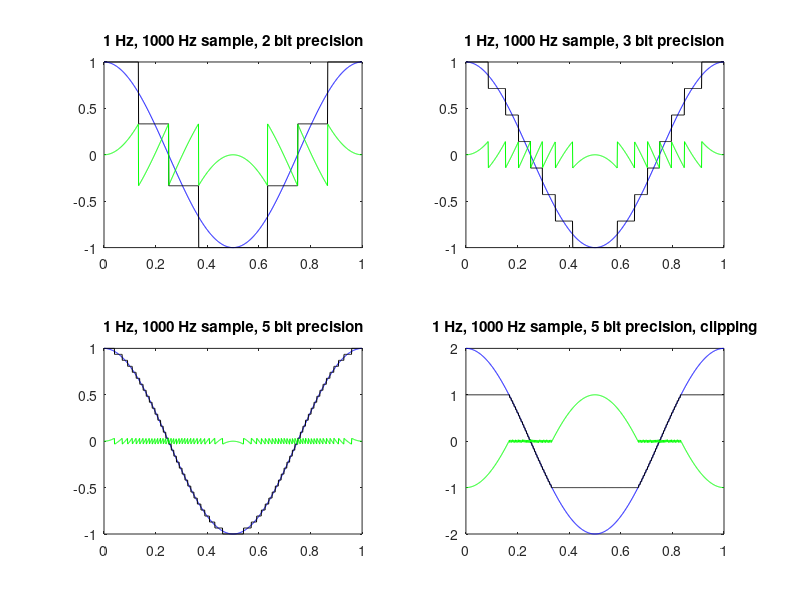
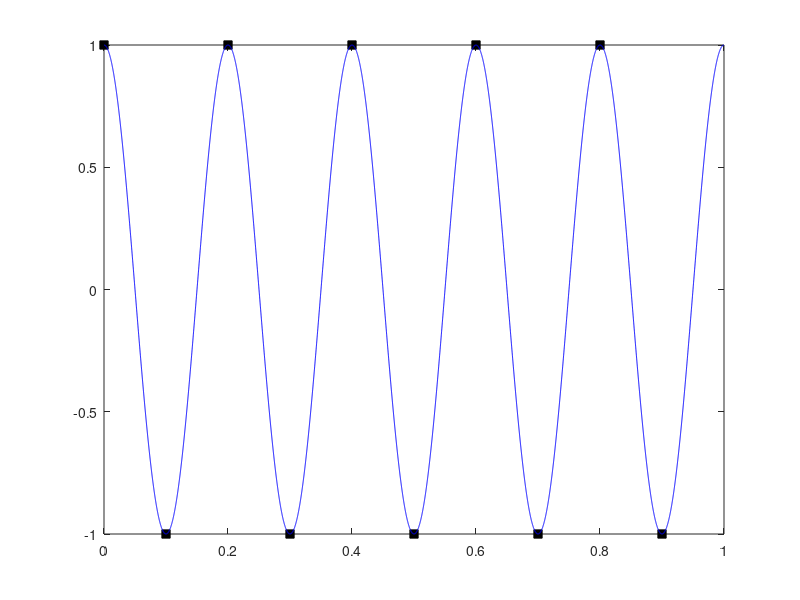
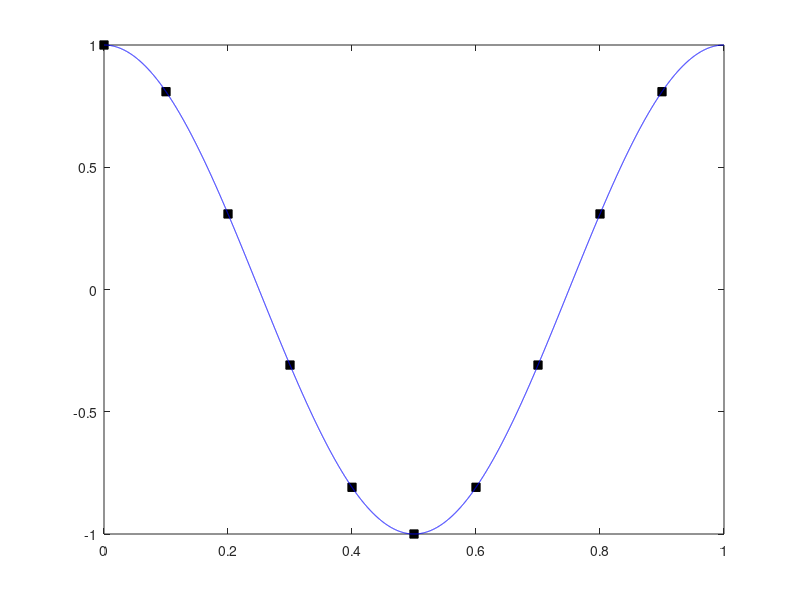
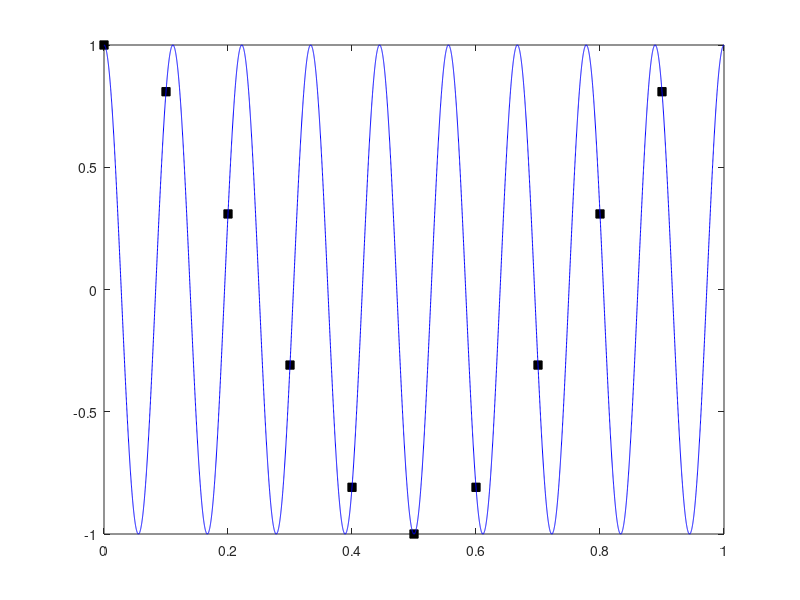

MATLAB code to generate these figures, in order:
function day2()
    t = linspace(0, 1-1/1000, 1000);
    s = discreteCos(1,1000,0,1);

    figure
    subplot(2,2,1)
    plot(t,s,'b',t,quantize(-1,1,2,s),'k',t,quantError(-1,1,2,s),'g')
    title('1 Hz, 1000 Hz sample, 2 bit precision')
    
    subplot(2,2,2)
    plot(t,s,'b',t,quantize(-1,1,3,s),'k',t,quantError(-1,1,3,s),'g')
    title('1 Hz, 1000 Hz sample, 3 bit precision')
    
    subplot(2,2,3)
    plot(t,s,'b',t,quantize(-1,1,5,s),'k',t,quantError(-1,1,5,s),'g')
    title('1 Hz, 1000 Hz sample, 5 bit precision')
    
    subplot(2,2,4)
    plot(t,2*s,'b',t,quantize(-1,1,5,2*s),'k',t,quantError(-1,1,5,2*s),'g')
    title('1 Hz, 1000 Hz sample, 5 bit precision, clipping')
    
    showAlias(5,10,1)
    showAlias(1,10,1)
    showAlias(9,10,1)
    
    showAlias(1,100,1)
    showAlias(101,100,1)
    showAlias(90,100,1)
end

function [out] = discreteCos(signalFreq, sampleFreq, phase, duration)
    t = linspace(0, duration-(1/sampleFreq), sampleFreq);
    out = cos(2*pi*signalFreq*t + phase);
end

function [out] = quantize(signalMin, signalMax, bits, signal)
    quantTable = linspace(signalMin, signalMax, 2^bits);
    out = interp1(quantTable,quantTable,signal,'nearest','extrap');
end

function [out] = quantError(signalMin, signalMax, bits, signal)
    out = quantize(signalMin, signalMax, bits, signal)-signal;
end

function [] = showAlias(signalFreq, sampleFreq, duration)
    figure
    t = linspace(0, duration-(1/sampleFreq), sampleFreq);
    s = discreteCos(signalFreq, sampleFreq, 0, duration);
    plot(t,s,'ks','MarkerFaceColor','k')
    hold on
    
    t2 = linspace(0, duration-(1/10000), 10000);
    s2 = discreteCos(signalFreq, 10000, 0, duration);
    plot(t2,s2,'b')
    hold off
end
